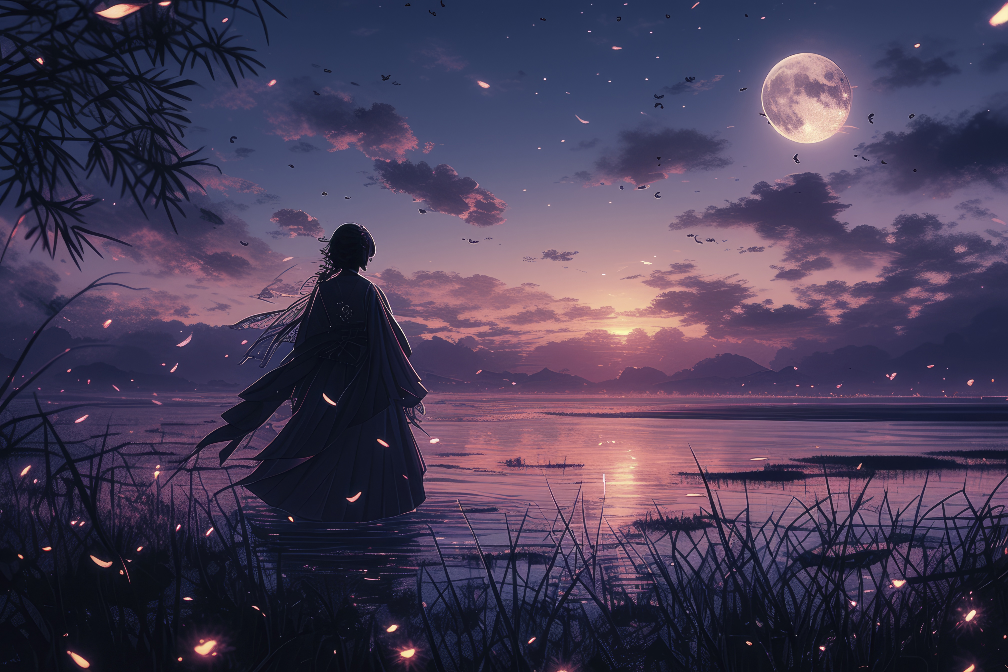
#> input picture Python/OpenCV/Resources/wal2.png, 1008 x 672 px, found by its file name
$ jupyter execute smoothign_blurring.ipynb
#> lines starting #> are read from the running program, lines starting #| are printed output that depends on the picture
# Image Blurring Techniques in OpenCV

This document explains four common types of **blurring (smoothing)** methods in OpenCV:

- **Averaging Blur**
- **Gaussian Blur**
- **Median Blur**
- **Bilateral Filter**

---

## 🔹 1. Averaging Blur

### ➤ Description:
Takes the average of all pixel values in a kernel-sized neighborhood and replaces the central pixel with this average.

### ➤ Code:
```python
avg = cv.blur(img, (7, 7))  # 7x7 kernel
```

---

## 🔹 2. Gaussian Blur

### ➤ Description:
A weighted average blur, where pixels closer to the center have more weight. Produces a more natural blur than averaging.

### ➤ Code:
```python
gauss = cv.GaussianBlur(img, (7, 7), 0)
```

- `(7, 7)` – Kernel size
- `0` – SigmaX value (auto-calculated if 0)

---

## 🔹 3. Median Blur

### ➤ Description:
Takes the **median** of the surrounding pixels. Very effective for removing **salt-and-pepper noise**.

### ➤ Code:
```python
median = cv.medianBlur(img, 7)  # Kernel size must be odd and > 1
```

---

## 🔹 4. Bilateral Filter

### ➤ Description:
Preserves edges while blurring. Good for smoothing photos while **keeping important edges sharp**.

### ➤ Code:
```python
bilateral = cv.bilateralFilter(img, d=15, sigmaColor=75, sigmaSpace=75)
```

- `d`: Diameter of pixel neighborhood
- `sigmaColor`: Color difference filter strength
- `sigmaSpace`: Spatial filter strength

---

## 📊 Summary Table

| Blur Type      | Preserves Edges? | Good For                  | Notes |
|----------------|------------------|---------------------------|-------|
| Averaging      | ❌ No             | Basic smoothing           | Simple average |
| Gaussian       | ❌ Less           | Natural-looking blur      | Weighted average |
| Median         | ✅ Yes            | Noise like specks         | Uses median |
| Bilateral      | ✅✅ Yes (Best)   | Noise + Keep edges sharp  | Slower but powerful |

[cell 1]
import cv2 as cv

# Load and resize image
img = cv.imread('wal2.png')
#> img is the input picture: shape (672, 1008, 3); mean B, G, R 87.1, 62.2, 73.1
img = cv.resize(img, (img.shape[1] // 2, img.shape[0] // 2))
#> img: shape (336, 504, 3)

# Apply different blurs
avg = cv.blur(img, (7, 7))
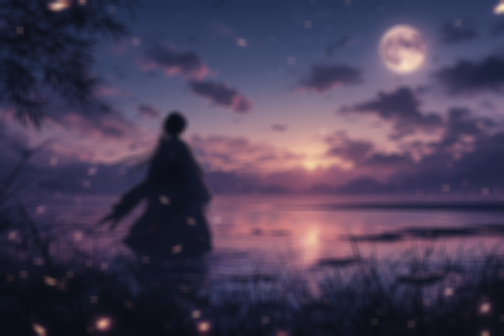
#> avg: shape (336, 504, 3); mean B, G, R 87.2, 62.3, 73.2
gauss = cv.GaussianBlur(img, (7, 7), 0)
median = cv.medianBlur(img, 7)
bilateral = cv.bilateralFilter(img, 15, 75, 75)
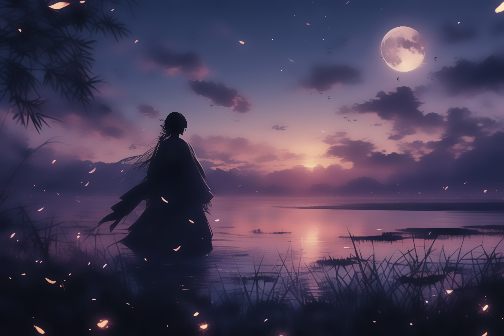
#> bilateral: shape (336, 504, 3); mean B, G, R 87.2, 62.2, 73

# Show results
cv.imshow('Original', img)
cv.imshow('Averaging', avg)
cv.imshow('Gaussian', gauss)
cv.imshow('Median', median)
cv.imshow('Bilateral', bilateral)

cv.waitKey(0)
cv.destroyAllWindows()

$ run again, with Python/OpenCV/Resources/im.jpg saved as Python/OpenCV/Resources/wal2.png
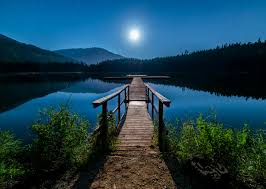
#> input picture Python/OpenCV/Resources/im.jpg, 266 x 189 px, found by its file name
#> img is the input picture: shape (189, 266, 3); mean B, G, R 82.2, 65.3, 27.7
#> img: shape (94, 133, 3)
#> `avg = cv.blur(img, (7, 7))`:
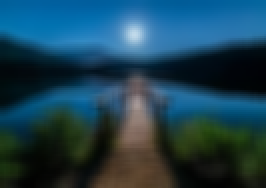
#> avg: shape (94, 133, 3) (shown 2 times larger); mean B, G, R 82.3, 65.4, 27.7
#> `bilateral = cv.bilateralFilter(img, 15, 75, 75)`:
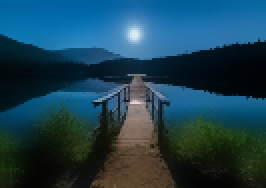
#> bilateral: shape (94, 133, 3) (shown 2 times larger); mean B, G, R 82, 64.9, 27.1

$ run again, with Python/OpenCV/Resources/wall3.jpg saved as Python/OpenCV/Resources/wal2.png
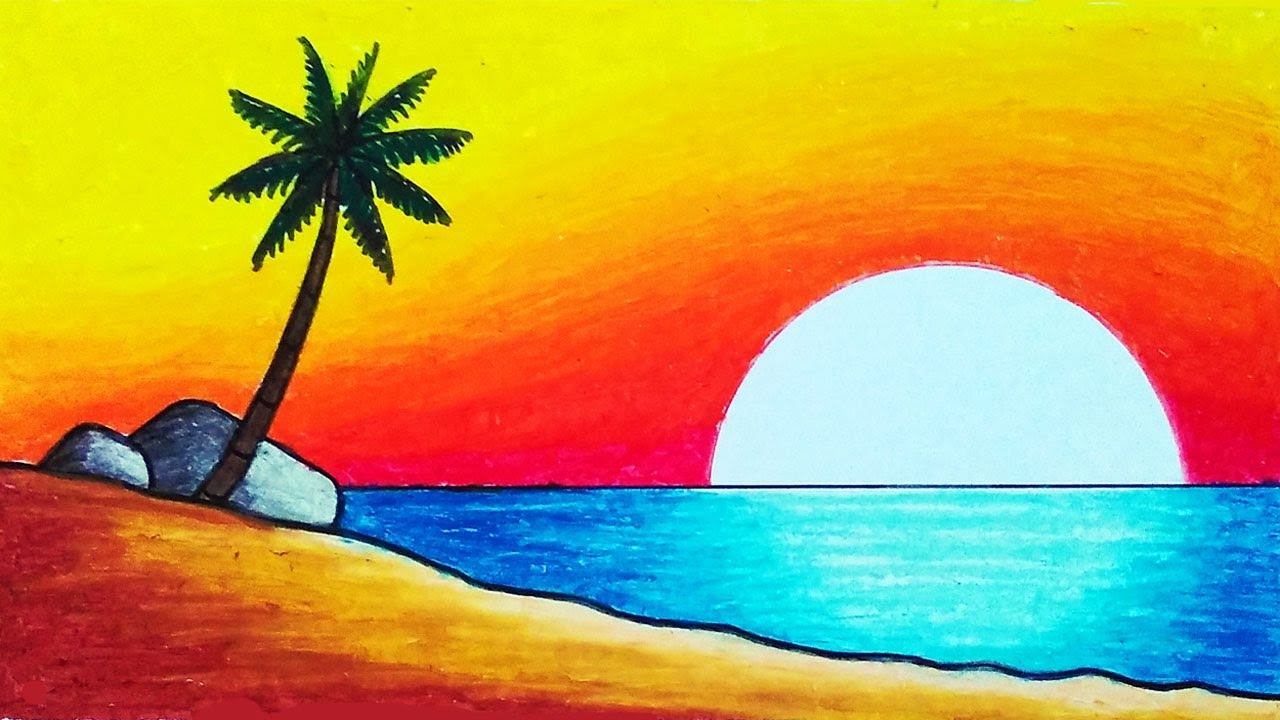
#> input picture Python/OpenCV/Resources/wall3.jpg, 1280 x 720 px, found by its file name
#> img is the input picture: shape (720, 1280, 3); mean B, G, R 74.7, 158.5, 187.3
#> img: shape (360, 640, 3)
#> `avg = cv.blur(img, (7, 7))`:
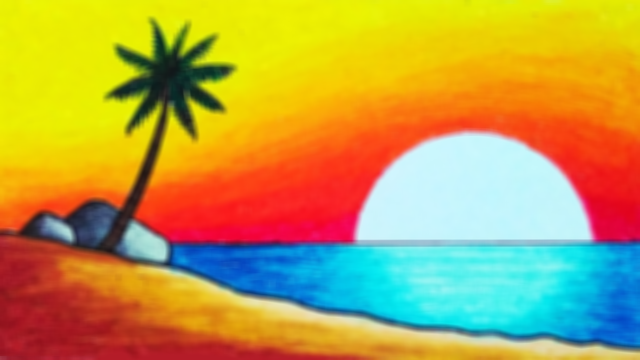
#> avg: shape (360, 640, 3); mean B, G, R 74.8, 158.7, 187.4
#> `bilateral = cv.bilateralFilter(img, 15, 75, 75)`:
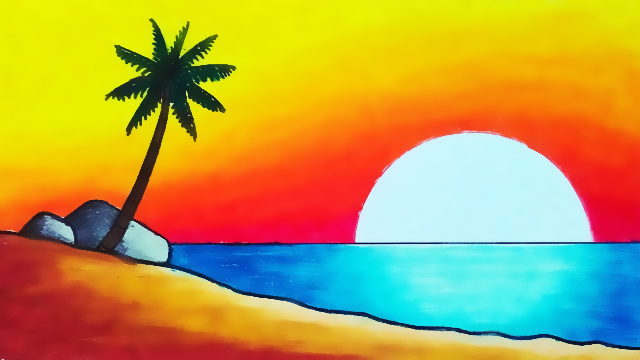
#> bilateral: shape (360, 640, 3); mean B, G, R 74.6, 158.6, 187.4
